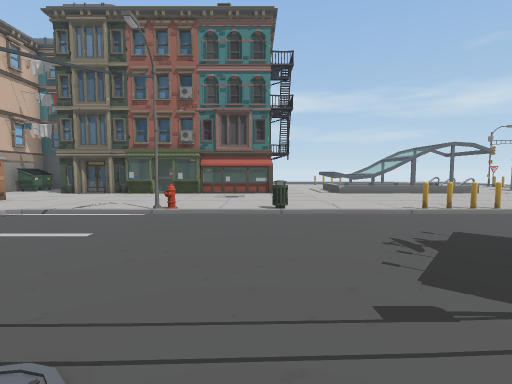
[1] (above)

24 first-person views from a walk through a 3-D level made in the Unity game engine. The camera is 1.5 m above the floor, tilts 4° down and sees 85° across. The floor is counted in squares, 2 m on a side. Each view is taken from the middle of a square. On the plan, view 1 faces up. The plan holds only what a view shows up to about 10 squares ahead; the rest is blank. The place goes on beyond the plan. The player character is not drawn. Some surface patterns are stand-ins.

[2]
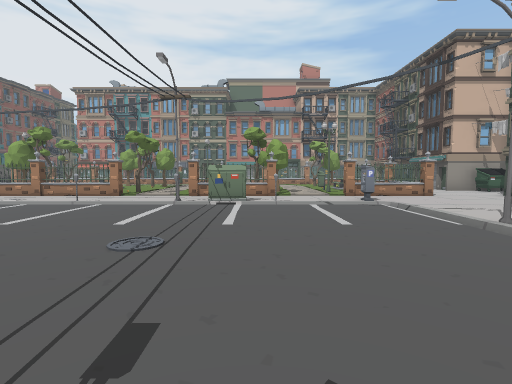

[3]
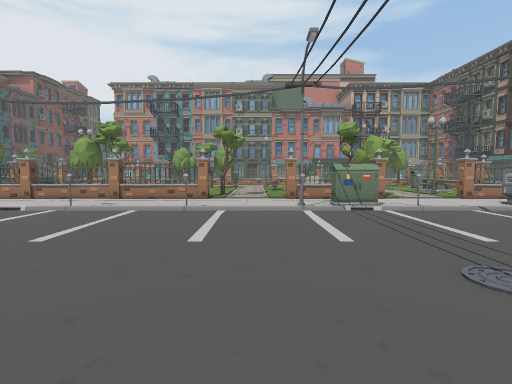

[4]
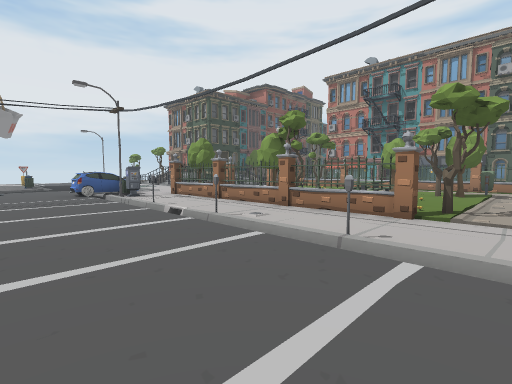

[5]
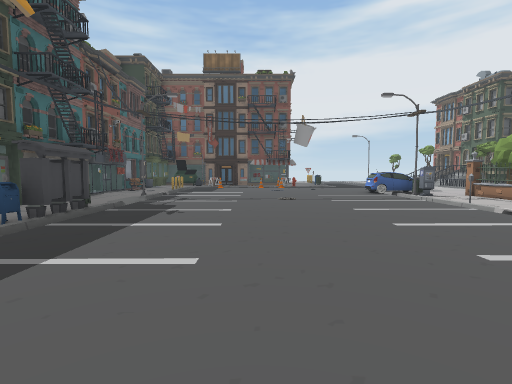

[6]
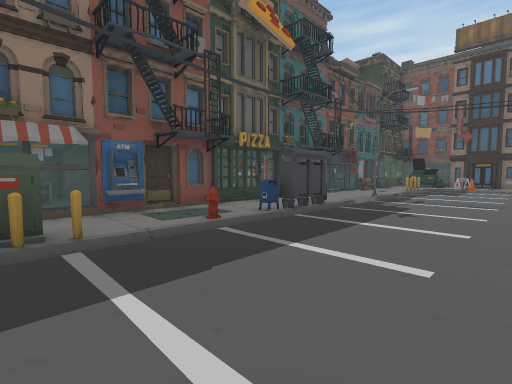

[7]
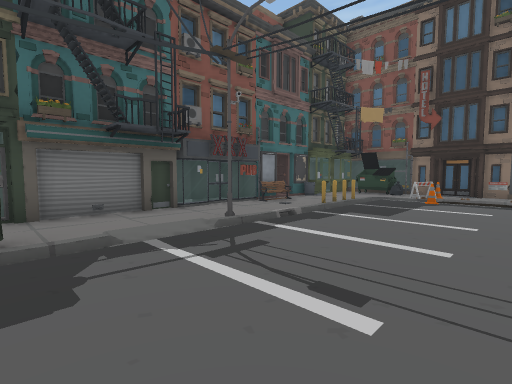

[8]
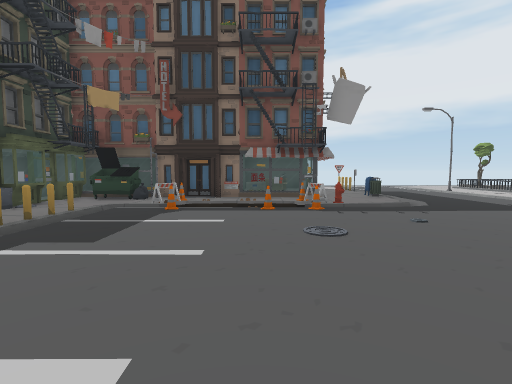

[9]
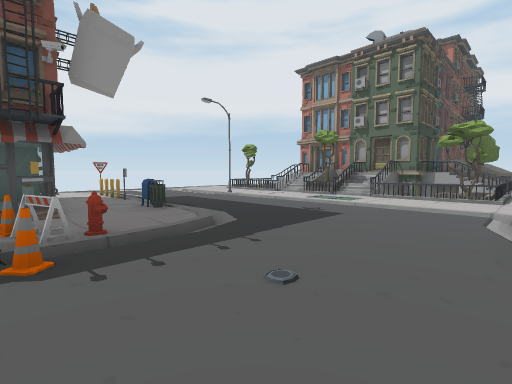

[10]
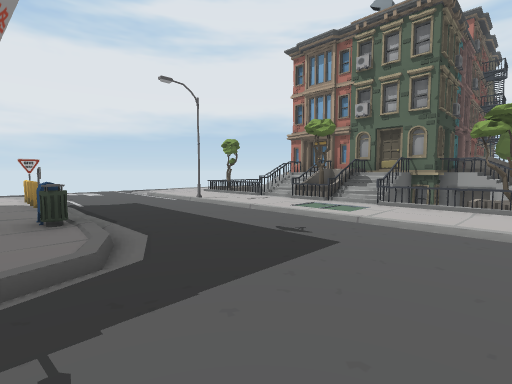

[11]
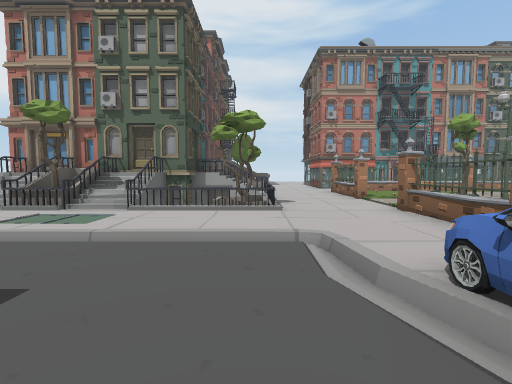

[12]
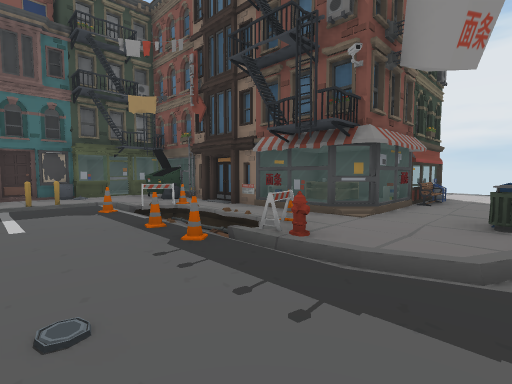

[13]
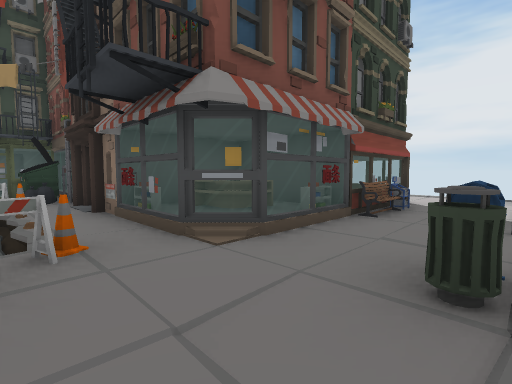

[14]
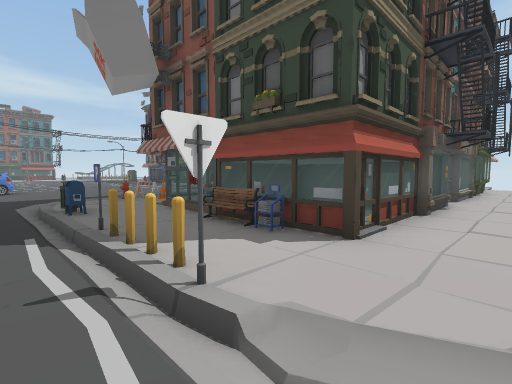

[15]
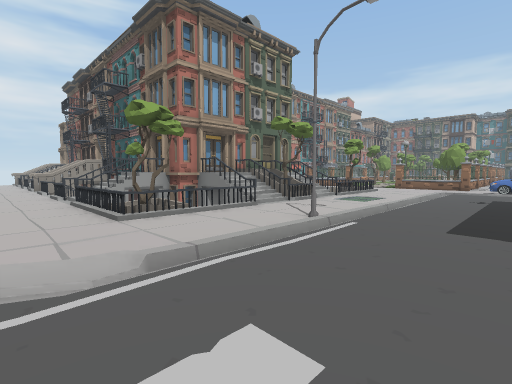

[16]
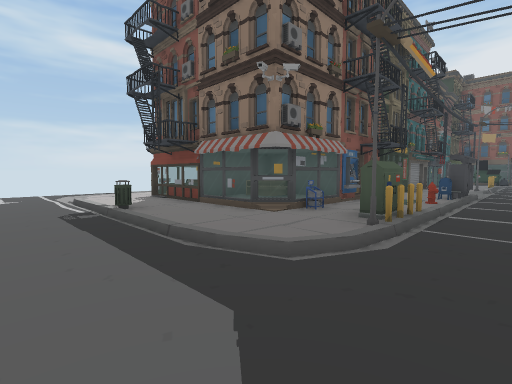

[17]
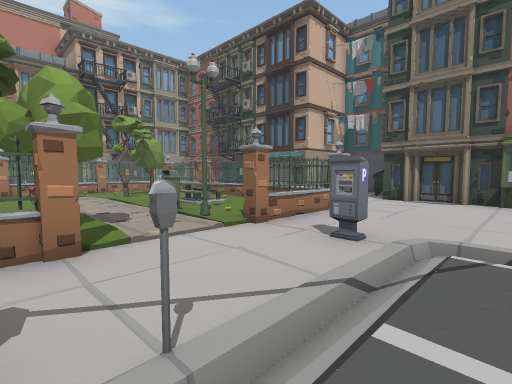

[18]
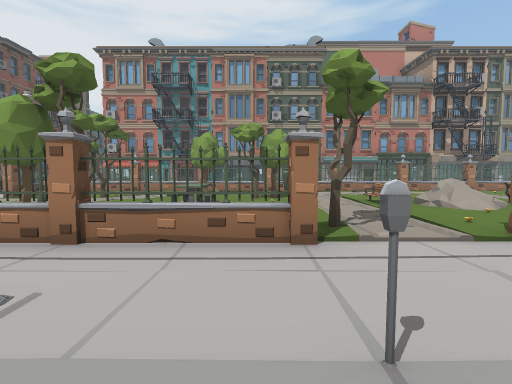

[19]
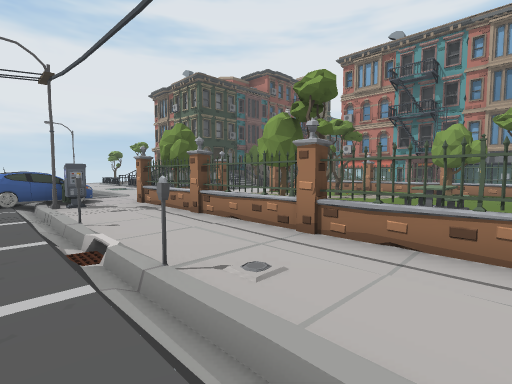

[20]
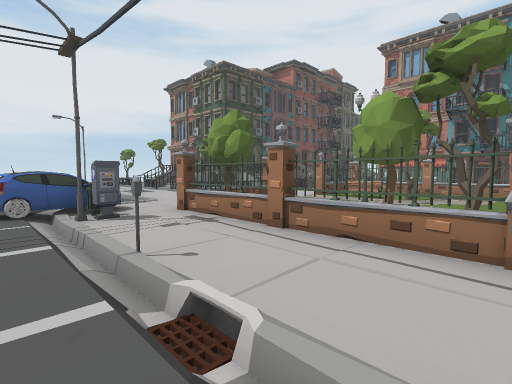

[21]
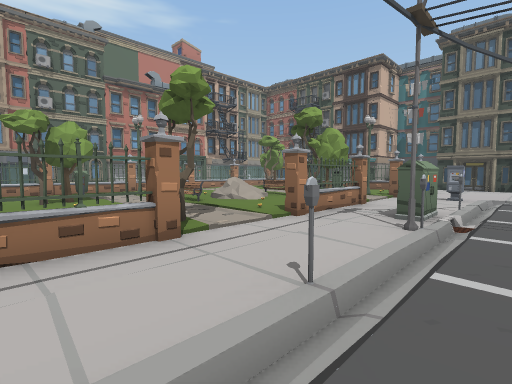

[22]
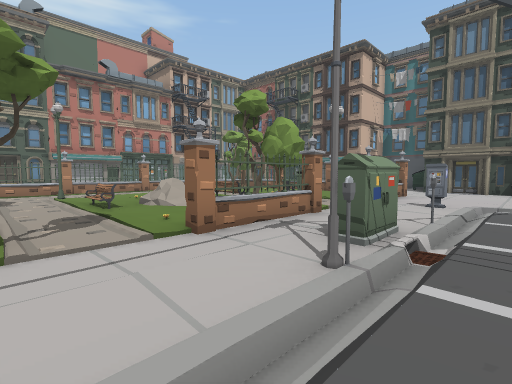

[23]
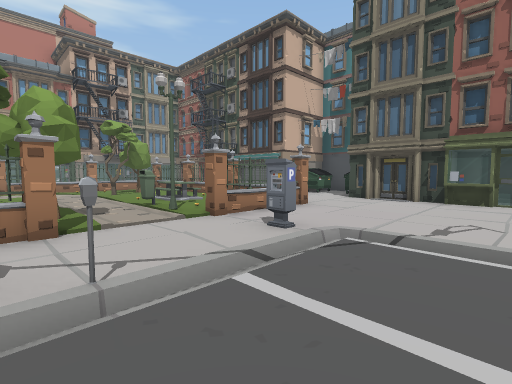

[24]
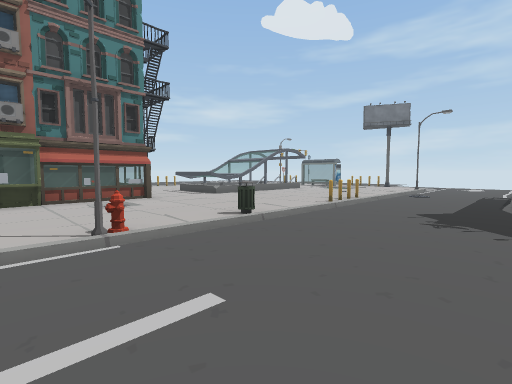

### Floor plan
Key: @ floor where view 1 was taken; # wall or solid block; x gap in a wall; . main floor; : floor 0.25 m higher than the main floor; - floor 0.75 m lower than the main floor; _ floor 1 m lower than the main floor; / step, stairs or slope; = window, fence, low wall or low ledge; ^ raised ledge; v drop or lower ground; F fence; H hydrant; P pole; T tree; A table; C car; M mailbox; N phone; S cash machine; E poster; B cone; L planter; G bench; R rock; O other object.
Columns run from 18 left of view 1 to 12 right of it. Each row starts with its distance up from view 1.
 11            OOOOO# =
 10            OOOOO#==  O^#/#
  9
  8            F
  7       O=F :#..
  6      T   A.=..  H O   PP
  5    F..T....F.O.............
  4     ://..O#/  ................
  3     F..:G:TF O.................
  2     :..   T# O........//  O  ./
  1     :.. RO.= O......./..     ./
  0    F..:G..OF O....@../#.==#==.
 -1     :....../  .......OPO#O##=O
 -2     FOT:::TF O........  #O#
 -3  O  :..T     O.........SOOO
 -4  O  :.T    =..........H.O
 -5    OO.:.   F.O........MOO
 -6     :..:  T= ........NN.O
 -7    #F.T.  TF O........NOO
 -8        .   F O........ O
 -9       G.   T  ........  O
-10     #=F/F#=F.O........# O
-11          ...CCC.......  O
-12         L...C......... OO
-13     ^/vvT  ...........POE
-14    #T=  x  ...........PEO
-15    ##^^ v......//BB.B..OO
-16       ^#=...../.HB-_O..OO
-17       ##^...../...OOOOOOO
-18       ##T  ..OM.#=OOOOOO
-19       #=/  ...  OO#O
-20      ###= #...O G###
-21     #=#LL  ...P =####
-22 ==/##/=LT  ...O O=======
-23          ...../... O.  OO
-24          ...../..

Positions as (right, up) in squares from view 1, and headings:
1: (0, 0), facing up
2: (2, 2), facing left
3: (1, -1), facing left
4: (-2, -1), facing down-left
5: (0, -1), facing down
6: (0, -1), facing down-right
7: (0, -7), facing down-right
8: (0, -9), facing down
9: (-1, -12), facing down-left
10: (-3, -13), facing down-left
11: (-4, -13), facing left
12: (-4, -13), facing down-right
13: (-4, -16), facing down-right
14: (-5, -24), facing up-right
15: (-5, -24), facing up-left
16: (2, 4), facing down-right
17: (-4, 2), facing up-left
18: (-4, -3), facing left
19: (-4, -3), facing down-left
20: (-4, -5), facing down-left
21: (-4, -4), facing up-left
22: (-4, -2), facing up-left
23: (-3, 2), facing up-left
24: (-3, 2), facing up-right
